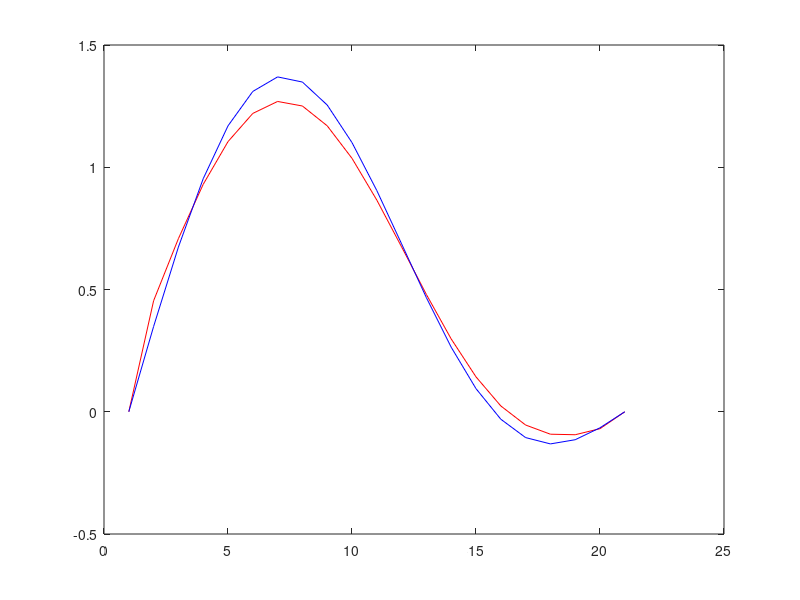

Write MATLAB code to recreate this figure.
close all
clear 
clc
%% initial
 L=4;
 t=0.4
 dx=0.2;
 dt=0.2;
 nx=L/dx +1;
 nt=t/dt +1;
 alpha=2/pi;
 S= (alpha^2) * dt/(dx^2);
 x=linspace(0,L,nx)
 t=linspace(0,t,nt)
 U0=sin((pi*x)/4) + sin((pi*x)/2);
 U1=zeros(1,nx);
 F=zeros(1,nx);
 U0(1)=0;
 U0(nx)=0;
 A = diag((1+2*S)*ones(1,nx)) + diag(-S*ones(1,nx-1),1) + diag(-S*ones(1,nx-1),-1)
 %% code
 for j=1:nt
    for i=2:nx-1
        U1= inv(A)*U0'
        %U1=A\U0'
        F(i)= (exp(-t(j))*sin(pi*x(i)/2)) + (exp(-t(j)/4)*sin(pi*x(i)/4));
    end
    U0=U1';
    U0(1)=0;
    U0(nx)=0;
 end
 %% plot
 plot(U0,'r')
 hold on
 plot(F, 'b')
